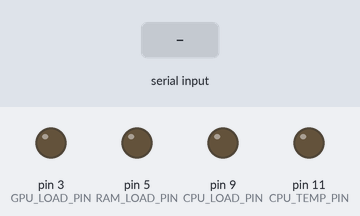
This sketch was run on a simulated Arduino Uno, built with avr-gcc and run on an emulated ATmega328P. Shown: output pins drawn as LEDs (lit = HIGH). The test bench sets the inputs (shaded band).

Above: at 1.2 s.
1.3 s: "<90,45,200>" received over Serial
At 3.78 s:
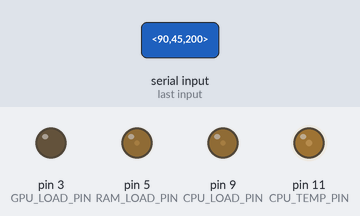
4.3 s: "<90,45>" received over Serial
7.3 s: "<30,150,10>" received over Serial
At 7.48 s:
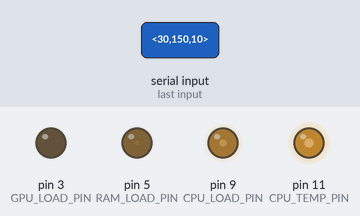
10.3 s: "<30,150>" received over Serial
At 10.45 s:
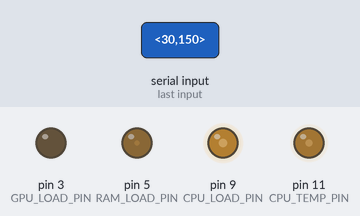
13.3 s: "<90,45,200,10>" received over Serial
At 13.43 s:
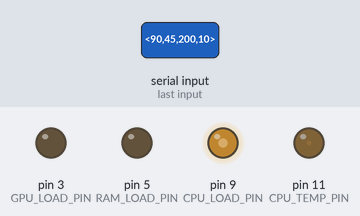
16.3 s: "<5>" received over Serial
At 19.61 s:
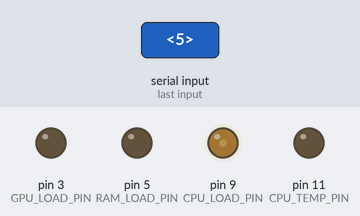
Timing chart, 0 to 20.3 s (numbered marks = the images above; inputs shaded):
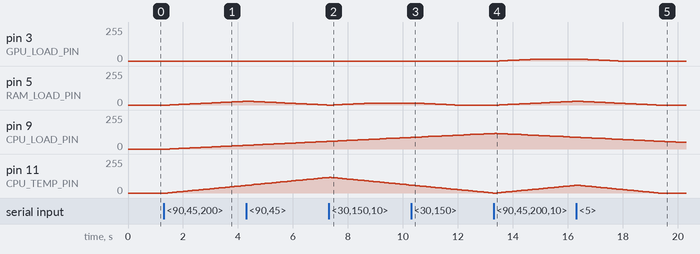

The sketch:

ProcessData.ino
```cpp
#include <SPI.h>                //Include the libraries for the display
#include <Wire.h>

#define NUM_LEDS 1
#define CPU_TEMP_PIN 11
#define CPU_LOAD_PIN 9
#define RAM_LOAD_PIN 5
#define GPU_LOAD_PIN 3


const byte numChars = 17;
char receivedChars[numChars];
char tempChars[numChars];        // temporary array for use when parsing

// variables to hold the parsed data
char messageFromPC[numChars] = {0};
int integerFromPC = 0;
float floatFromPC = 0.0;


boolean newData = false;

int serialCpuTempValue = 0;  //Variable for the CPU temp
int serialCpuLoadValue = 0;  //Variable for the CPU load
int serialRamLoadValue = 0;  //Variable for the RAM load
int serialGpuLoadValue = 0;  //Variable for the GPU load

float cpuTempValue = 0;  //Variable for the CPU temp
float cpuLoadValue = 0;  //Variable for the CPU load
float ramLoadValue = 0;  //Variable for the RAM load
float gpuLoadValue = 0;  //Variable for the GPU load

float lerpSpeed = .5;

void setup() {
    Serial.begin(9600);
}

void loop()
{
    cpuTempValue = InterpValue(cpuTempValue, serialCpuTempValue);
    cpuLoadValue = InterpValue(cpuLoadValue, serialCpuLoadValue);
    ramLoadValue = InterpValue(ramLoadValue, serialRamLoadValue);
    gpuLoadValue = InterpValue(gpuLoadValue, serialGpuLoadValue);

    int a = 255 * 3.14 / 5;
    analogWrite(CPU_TEMP_PIN, a * cpuTempValue / 50);

    int b = 255 * 3.1 / 5;
    analogWrite(CPU_LOAD_PIN, b * cpuLoadValue / 100);

    int c = 255 * 3.05 / 5;
    analogWrite(RAM_LOAD_PIN, c * ramLoadValue / 100);

    int d = 255 * 3.06 / 5;
    analogWrite(GPU_LOAD_PIN, d * gpuLoadValue / 100);

    int cpuTempOffset = 1;
    int cpuLoadOffset = 5;
    int ramLoadOffset = 9;
    int gpuLoadOffset = 13;


  recvWithStartEndMarkers();
    if (newData == true) {
        strcpy(tempChars, receivedChars);
            // this temporary copy is necessary to protect the original data
            //   because strtok() used in parseData() replaces the commas with \0
        parseData();
        newData = false;
    }

    delay(80);
}

float InterpValue(float Current, float Serial) {
    if (!(abs(Serial - Current) < lerpSpeed))
    {
        if (Current < Serial) {
        Current = Current + lerpSpeed;
        }
        else if (Current > Serial) {
            Current = Current - lerpSpeed;
        }
    }

    return Current;
}


void recvWithStartEndMarkers() {
    static boolean recvInProgress = false;
    static byte ndx = 0;
    char startMarker = '<';
    char endMarker = '>';
    char rc;

    while (Serial.available() > 0 && newData == false) {
        rc = Serial.read();

        if (recvInProgress == true) {
            if (rc != endMarker) {
                receivedChars[ndx] = rc;
                ndx++;
                if (ndx >= numChars) {
                    ndx = numChars - 1;
                }
            } else {
                receivedChars[ndx] = '\0'; // terminate the string
                recvInProgress = false;
                ndx = 0;
                newData = true;
            }
        } else if (rc == startMarker) {
            recvInProgress = true;
        }
    }
}


void parseData() {      // split the data into its parts

    char * strtokIndx; // this is used by strtok() as an index

    strtokIndx = strtok(tempChars,",");      // get the first part - the string
    int cpuTempVal = atoi(strtokIndx);     // convert this part to an integer
    serialCpuTempValue = constrain(cpuTempVal, 40, 95) - 40;

    strtokIndx = strtok(NULL, ","); // this continues where the previous call left off
    serialCpuLoadValue = atoi(strtokIndx);     // convert this part to an integer

    strtokIndx = strtok(NULL, ",");
    serialRamLoadValue = atof(strtokIndx);     // convert this part to an integer

    strtokIndx = strtok(NULL, ",");
    serialGpuLoadValue = atof(strtokIndx);     // convert this part to an integer
}
```

Measured:
- after the input at 1.3 s, pin 5 (RAM_LOAD_PIN): moves from 0/255 to 27/255 over 2.7 s, starting after 0.23 s; pin 9 (CPU_LOAD_PIN): moves from 0/255 to 28/255 over 2.7 s, starting after 0.23 s; pin 11 (CPU_TEMP_PIN): moves from 0/255 to 57/255 over 2.8 s, starting after 0.15 s
- after the input at 7.3 s, pin 5 (RAM_LOAD_PIN): moves from 0/255 to 15/255 over 1.4 s, starting after 0.17 s
- after the input at 10.3 s, pin 5 (RAM_LOAD_PIN): moves from 15/255 to 0/255 over 1.4 s, starting after 0.15 s
- after the input at 13.3 s, pin 3 (GPU_LOAD_PIN): moves from 0/255 to 15/255 over 1.4 s, starting after 0.20 s; pin 5 (RAM_LOAD_PIN): moves from 0/255 to 27/255 over 2.7 s, starting after 0.20 s; pin 11 (CPU_TEMP_PIN): moves from 0/255 to 57/255 over 2.8 s, starting after 0.12 s
- after the input at 16.3 s, pin 3 (GPU_LOAD_PIN): moves from 15/255 to 0/255 over 1.4 s, starting after 0.10 s
